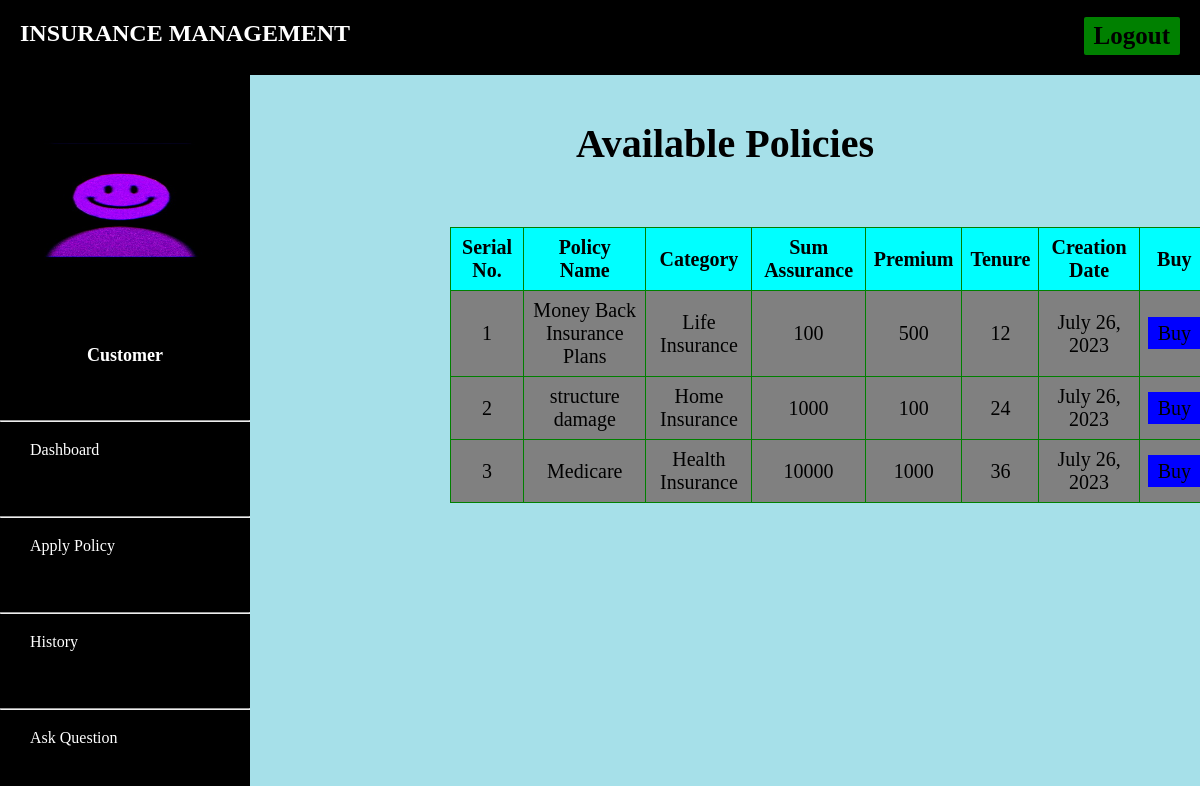
The page /customer/apply-policy (signed in) on the database its author committed.
### customer/models.py (models this page shows, shortened)
class Customer(models.Model):
    user=models.OneToOneField(User,on_delete=models.CASCADE)
    profile_pic= models.ImageField(upload_to='profile_pic',null=True,blank=True)
    address = models.CharField(max_length=40)
    mobile = models.CharField(max_length=20,null=False)

### admins/models.py (models this page shows, shortened)
class Policy(models.Model):
    category= models.ForeignKey('Category', on_delete=models.CASCADE)
    policy_name=models.CharField(max_length=200)
    sum_assurance=models.PositiveIntegerField()
    premium=models.PositiveIntegerField()
    tenure=models.PositiveIntegerField()
    creation_date =models.DateField(auto_now=True)

class Category(models.Model):
    category_name =models.CharField(max_length=20)
    creation_date =models.DateField(auto_now=True)
    def __str__(self):
        return self.category_name

### customer/views.py (the view)
# urls.py: path('apply-policy', views.apply_policy,name='apply-policy'),
def apply_policy(request):
    customer = models.Customer.objects.get(user_id=request.user.id)
    policies = CMODEL.Policy.objects.all()
    return render(request,'apply_policy.html',{'policies':policies,'customer':customer})

### customer/templates/apply_policy.html (shortened to what this page needs)
{% extends 'customerbase.html' %}
{% block content %}
{% load static %}
<head>
</head>
<h6 class="heading">Available Policies</h6>
<div class="container">
    <table>
      <thead>
        <tr>
          <th>Serial No.</th>
          <th>Policy Name</th>
          <th>Category</th>
          <th>Sum Assurance</th>
          <th>Premium</th>
          <th>Tenure</th>
          <th>Creation Date</th>
          <th>Buy</th>
        </tr>
      </thead>
      <tbody>
        {% for t in policies %}
        <tr>
          <td>{{ forloop.counter }}</td>
          <td>{{ t.policy_name }}</td>
          <td>{{ t.category }}</td>
          <td>{{ t.sum_assurance }}</td>
          <td>{{ t.premium }}</td>
          <td>{{ t.tenure }}</td>
          <td>{{ t.creation_date }}</td>
          <td><a class="btn-primary" href="{% url 'apply' t.id %}">Buy</a></td>
        </tr>
        {% endfor %}
      </tbody>
    </table>
  </div>
<br><br><br><br><br><br>
{% endblock content %}

### customer/templates/customerbase.html (shortened to what this page needs)
<!DOCTYPE html>
{% load static %}
<html lang="en" dir="ltr">
<head>
</head>
<body>
  <header>
    <div class="left_area">
      <h3>Insurance Management</h3>
    </div>
    <div class="right_area">
      <a href="/logout" class="logout_btn">Logout</a>
    </div>
  </header>
  <div class="sidebar">
    <center>
      <img src="{% static customer.profile_pic.url %}" class="profile_image" alt="">
      <h4>{{ request.user.first_name }}</h4>
      <h4 style="color: rgb(255, 255, 255);">Customer</h4><br><br>
    </center>
    <ul>
      <hr><li><a href="/customer/customer-dashboard"><span>Dashboard</span></a></li><br>
      <hr><li><a href="/customer/apply-policy"><span>Apply Policy</span></a></li><br>
      <hr><li><a href="/customer/history"><span>History</span></a></li><br>
      <hr><li><a href="/customer/ask-question"><span>Ask Question</span></a></li><br>
      <hr><br><li><a href="/customer/question-history"><span>Question History</span></a></li><hr>
    </ul>
  </div>
  <div class="content">
    <br><br><br><br><br>
    {% block content %}
    {% endblock %}
    <br><br><br>
  </div>
</body>
</html>

### customer/templates/customerbase.html (style rules this page uses)
a:link { text-decoration: none; }
body { margin: 0; padding: 10; font-family:cursive; background:#b2b2b2; }
header { position: fixed; background:black; padding: 20px; width: 100%; z-index: 1; }
.left_area h3 { color:white; margin: 0px; text-transform: uppercase; font-size: 24px; font-weight: 900; }
.logout_btn { padding: 5px 10px; background:green; text-decoration: none; float: right; margin-top: -30px; margin-right: 40px; border-radius: 2px; font-size:25px; font-weight: 600; color:black; transition: 0.3s; }
.sidebar { background:black; margin-top: 70px; padding-top: 30px; position: fixed; left: 0; width: 250px; height: 100%; transition: 0.5s; transition-property: left; }
.sidebar .profile_image { width: 200px; height: 200px; border-radius: 50%; margin-bottom: 10px; }
.sidebar h4 { color:black; margin-top: 0; margin-bottom: 10px; font-size: 18px; }
.sidebar ul { list-style: none; padding: 0; margin: 0; }
.sidebar li { margin-bottom: 20px; background:black }
.sidebar a { color: #FFF; display: flex; align-items: center; width: 100%; line-height: 40px; text-decoration: none; padding-left: 20px; box-sizing: border-box; transition: 0.3s; font-size: 16px; }
.content { margin-left:250px; background-color:#a6e0e9; transition:0.5s; }

### customer/templates/apply_policy.html (style rules this page uses)
body { font-family: cursive; background-color: #a6e0e9; }
a:link { text-decoration:none; }
h6 { text-align: center; }
.container { margin-top:-250px; }
table { width:80%; border-collapse: collapse; margin-top:300px; margin-left:200px; }
th, td { font-size:20px; padding: 8px; border: 1px solid green; text-align:center; background-color:cyan; }
td { background-color:grey; font-size:20px; }
.heading { text-align:center; color:black; padding: 10px; font-size:40px; margin-bottom:90px; margin-top:20px; }
.btn-primary { background-color:blue; color:black; padding: 5px 10px; }

### rows shown on the page
Customer: profile_pic (picture)
Policy: policy_name "Money Back Insurance Plans", category "Life Insurance", sum_assurance "100", premium "500", tenure "12", creation_date "July 26, 2023"
Policy: policy_name "structure damage", category "Home Insurance", sum_assurance "1000", premium "100", tenure "24", creation_date "July 26, 2023"
Policy: policy_name "Medicare", category "Health Insurance", sum_assurance "10000", premium "1000", tenure "36", creation_date "July 26, 2023"
